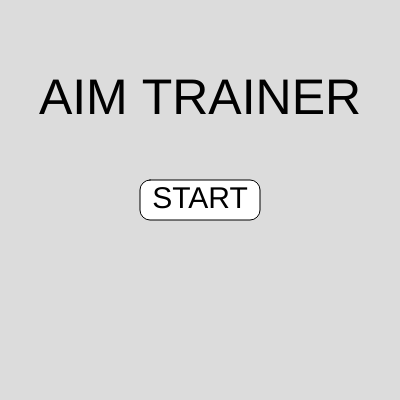
Frame 1 (no input)
Frame 60 (no input): identical to frame 1, image omitted
Frame 120 (the mouse pressed at the canvas centre since frame 60): identical to frame 1, image omitted

The p5.js sketch that drew this single still picture (run headless with seeded random() and noise() and a simulated clock; from frame 60 on, the mouse is pressed at the canvas centre):

// p5.js sketch
// ── sketch.js
let score = 0;
let circleX = 200;
let circleY = 200;
let circleR = 50;
let rectWidth = 120;
let rectHeight = 40;
let rectX = 200;
let rectY = 200;
let drawRectangle = true;

let mode = "home";

let startTime;
let elapsedTime = 0;
let targetTime = 10000; // 10 seconds

let timerStarted = false;

function setup() {
  createCanvas(400, 400);
  rectMode(CENTER);
  textAlign(CENTER, CENTER);
}

function draw() {
  background(220);
  if (mode === "home") {
    textSize(50);
    text("AIM TRAINER", 200, 100);
    rect(width / 2, height / 2, rectWidth, rectHeight, 10);
    textSize(30);
    text("START", 200, 200);
  }
  if (mode === "game") {
    if (!timerStarted) {
      startTime = millis();
      timerStarted = true;
    }
    if (timerStarted) {
      elapsedTime = millis() - startTime;
      circle(circleX, circleY, circleR * 2);

      textSize(50);

      text("score : " + score, width - 220, 50);

      textSize(25);
      text(Math.floor(int(elapsedTime) / 100) / 10 + " seconds", 100, 20);

      if (elapsedTime >= targetTime) {
        mode = "timesUp";
      }
    }
  }
  if (mode === "timesUp") {
    text("Times Up!", 200, 300);
    text("score : " + score, width - 220, 50);
    rect(width / 2, height / 2, rectWidth + 70, rectHeight, 10);
    textSize(30);
    text("PLAY AGAIN", 200, 200);
  }
}

function isInsideRect() {
  let a = mouseX - rectWidth;
  let b = mouseY - rectHeight;
  let leftX = rectX - rectWidth / 2;
  let rightX = rectX + rectWidth / 2;
  let leftY = rectY - rectHeight / 2;
  let rightY = rectY + rectHeight / 2;

  if (
    mouseX >= leftX &&
    mouseX <= rightX &&
    mouseY >= leftY &&
    mouseY <= rightY
  ) {
    return true;
  } else {
    return false;
  }
}

function isInside() {
  let a = mouseX - circleX;
  let b = mouseY - circleY;
  let distance = sqrt(a * a + b * b);
  return distance < circleR;
}

function mouseClicked() {
  if (isInside()) {
    circleX = random(0, 400);
    circleY = random(0, 400);
    score += 1;
  }
  if (isInsideRect()) {
    if (mode === "home") {
      mode = "game";
    }
    if (mode === "timesUp") {
      mode = "home";
      timerStarted = false;
      score = 0;
    }
  }
}
